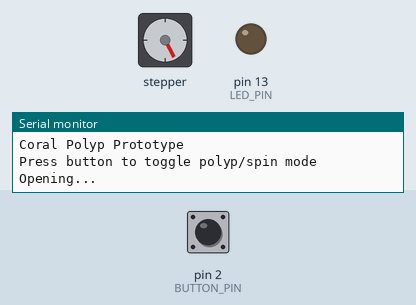
The sketch below on a simulated Arduino Mega 2560, built with avr-gcc and run on an emulated ATmega2560. Parts: stepper motor, output pins drawn as LEDs (lit = HIGH), the last lines printed to the serial monitor. Wiring (inferred from the names in the program): stepper motor (2048 steps per turn assumed): coils pin 8, pin 9, pin 10, pin 11. The test bench sets the inputs (shaded band); at power-on: pin 2 (BUTTON_PIN) HIGH. Pins used as bus, display or sensor lines are not drawn.

Above: at 1.2 s.
1.3 s: pin 2 (BUTTON_PIN) pulled LOW for 0.15 s
At 4.2 s:
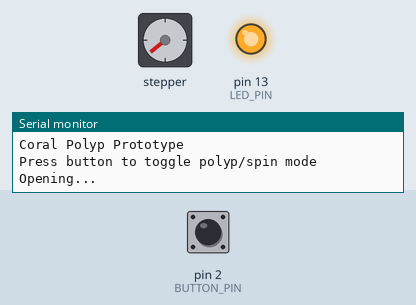
4.3 s: pin 2 (BUTTON_PIN) pulled LOW for 1 s
At 7.7 s:
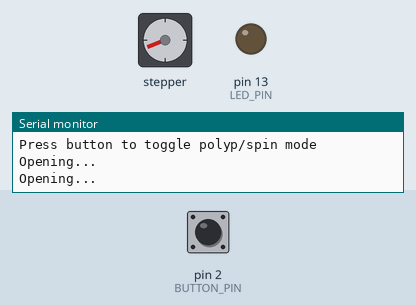
8.3 s: pin 2 (BUTTON_PIN) pulled LOW for 0.15 s
At 11.3 s:
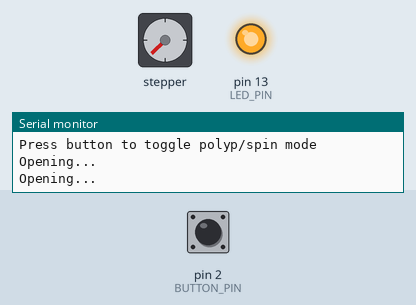
11.4 s: pin 2 (BUTTON_PIN) pulled LOW for 3.2 s
At 15.5 s:
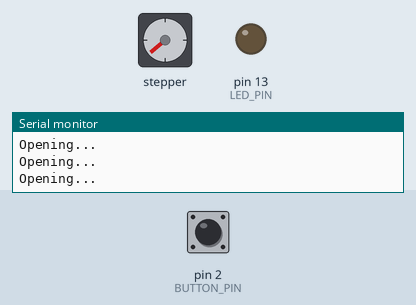
17.6 s: pin 2 (BUTTON_PIN) pulled LOW for 0.15 s
At 20.5 s:
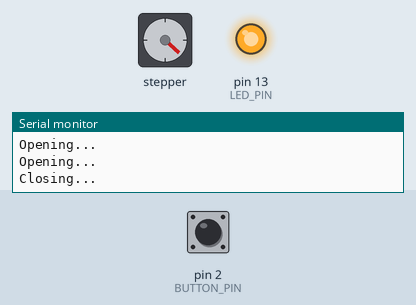
20.6 s: pin 2 (BUTTON_PIN) pulled LOW for 1 s
At 29.2 s:
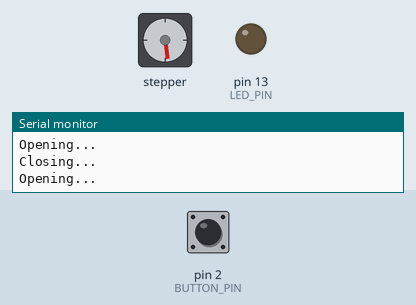
Timing chart, 0 to 38.2 s (numbered marks = the images above; inputs shaded):
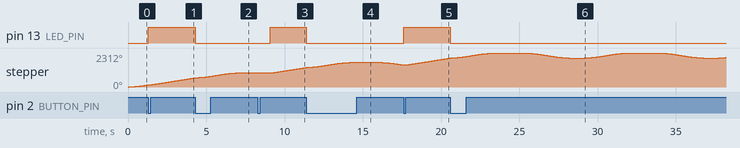

Measured:
- after the input at 1.3 s, pin 13 (LED_PIN): LOW → HIGH at once
- after the input at 4.3 s, pin 13 (LED_PIN): HIGH → LOW at once
- after the input at 8.3 s, pin 13 (LED_PIN): LOW → HIGH after 0.79 s
- after the input at 11.4 s, pin 13 (LED_PIN): HIGH → LOW at once
- after the input at 17.6 s, pin 13 (LED_PIN): LOW → HIGH at once
- after the input at 20.6 s, pin 13 (LED_PIN): HIGH → LOW at once

The sketch:

Coral.ino
```cpp
/*
 * Coral Polyp Prototype
 *
 * Drives a 28BYJ-48 stepper motor through a ULN2003 driver.
 * Two modes toggled by a tactile button:
 *   - POLYP MODE: opens and closes with ramping (default, LED off)
 *   - SPIN MODE: continuous clockwise rotation (LED on)
 *
 * WIRING:
 *
 *   ULN2003 driver board -> Mega 2560:
 *     IN1 -> Pin 8
 *     IN2 -> Pin 9
 *     IN3 -> Pin 10
 *     IN4 -> Pin 11
 *     VCC -> 5V
 *     GND -> GND
 *
 *   Tactile switch -> Mega 2560:
 *     One leg  -> Pin 2
 *     Other leg -> GND
 *     (No resistor needed — we use the Mega's built-in pull-up)
 *
 *   Mode indicator LED -> Mega 2560:
 *     Long leg (anode/+)  -> 220 ohm resistor -> Pin 13
 *     Short leg (cathode/-) -> GND
 *     (Pin 13 also has a built-in LED on the Mega board itself,
 *      so you'll see it there even without wiring an external LED)
 */

// Motor control pins
const int motorPins[4] = {8, 9, 10, 11};

// Button on pin 2 (has hardware interrupt support on the Mega).
const int BUTTON_PIN = 2;

// LED on pin 13 — also the Mega's built-in LED.
const int LED_PIN = 13;

// Full-step sequence — two coils energized at once for max torque.
const int NUM_STEPS = 4;
const int fullStepSeq[4][4] = {
  {1, 1, 0, 0},
  {0, 1, 1, 0},
  {0, 0, 1, 1},
  {1, 0, 0, 1}
};

// 2048 full-steps = one full 360° rotation for the 28BYJ-48.
// 340 degrees = 2048 * (340/360) ≈ 1934 steps.
const int POLYP_RANGE = 1934;

// Speed settings (in microseconds between steps).
const int SPEED_START = 2500;
const int SPEED_PEAK  = 1000;

// Number of steps to ramp up when entering spin mode.
const int SPIN_RAMP_STEPS = 200;

// Ramp fraction — 25% accel at start, 25% decel at end.
const float RAMP_FRACTION = 0.25;

// Pause time (ms) when fully open or fully closed.
const int PAUSE_OPEN = 2000;
const int PAUSE_CLOSED = 1000;

// Tracks our current position in the step sequence (0-3).
int stepIndex = 0;

// Mode toggle: false = polyp mode, true = spin mode.
volatile bool spinMode = false;

// Tracks whether spin mode has finished ramping up.
bool spinRamped = false;

// Debounce — ignore button presses within this window.
volatile unsigned long lastButtonPress = 0;
const unsigned long DEBOUNCE_MS = 250;

// Called automatically when button is pressed (interrupt).
void buttonISR() {
  unsigned long now = millis();
  if (now - lastButtonPress > DEBOUNCE_MS) {
    spinMode = !spinMode;
    lastButtonPress = now;
  }
}

// Take a single step in the given direction.
void singleStep(int direction) {
  stepIndex = (stepIndex + direction + NUM_STEPS) % NUM_STEPS;
  for (int pin = 0; pin < 4; pin++) {
    digitalWrite(motorPins[pin], fullStepSeq[stepIndex][pin]);
  }
}

// Move the motor with acceleration ramping.
void moveSteps(int steps) {
  int direction = (steps > 0) ? 1 : -1;
  int totalSteps = abs(steps);
  int rampSteps = (int)(totalSteps * RAMP_FRACTION);

  if (rampSteps < 10) rampSteps = 10;
  if (rampSteps * 2 > totalSteps) rampSteps = totalSteps / 2;

  for (int i = 0; i < totalSteps; i++) {
    if (spinMode) return;

    singleStep(direction);

    int stepDelay;
    if (i < rampSteps) {
      stepDelay = SPEED_START - (long)(SPEED_START - SPEED_PEAK) * i / rampSteps;
    } else if (i >= totalSteps - rampSteps) {
      int stepsFromEnd = totalSteps - 1 - i;
      stepDelay = SPEED_START - (long)(SPEED_START - SPEED_PEAK) * stepsFromEnd / rampSteps;
    } else {
      stepDelay = SPEED_PEAK;
    }

    delayMicroseconds(stepDelay);
  }

  // Turn off all coils when done.
  for (int pin = 0; pin < 4; pin++) {
    digitalWrite(motorPins[pin], LOW);
  }
}

// Ramp up to full speed for spin mode.
void spinRampUp() {
  for (int i = 0; i < SPIN_RAMP_STEPS; i++) {
    if (!spinMode) return;
    singleStep(1);
    int stepDelay = SPEED_START - (long)(SPEED_START - SPEED_PEAK) * i / SPIN_RAMP_STEPS;
    delayMicroseconds(stepDelay);
  }
  spinRamped = true;
}

void setup() {
  Serial.begin(9600);

  for (int i = 0; i < 4; i++) {
    pinMode(motorPins[i], OUTPUT);
  }

  pinMode(BUTTON_PIN, INPUT_PULLUP);
  pinMode(LED_PIN, OUTPUT);

  attachInterrupt(digitalPinToInterrupt(BUTTON_PIN), buttonISR, FALLING);

  Serial.println("Coral Polyp Prototype");
  Serial.println("Press button to toggle polyp/spin mode");
}

void loop() {
  // Update LED to reflect current mode.
  digitalWrite(LED_PIN, spinMode ? HIGH : LOW);

  if (spinMode) {
    // SPIN MODE: ramp up first time, then cruise.
    if (!spinRamped) {
      spinRampUp();
    }
    singleStep(1);
    delayMicroseconds(SPEED_PEAK);
  } else {
    // Reset ramp flag when leaving spin mode.
    spinRamped = false;

    // POLYP MODE: open and close with ramping.
    Serial.println("Opening...");
    moveSteps(POLYP_RANGE);
    if (spinMode) return;
    delay(PAUSE_OPEN);

    if (spinMode) return;
    Serial.println("Closing...");
    moveSteps(-POLYP_RANGE);
    if (spinMode) return;
    delay(PAUSE_CLOSED);
  }
}
```
